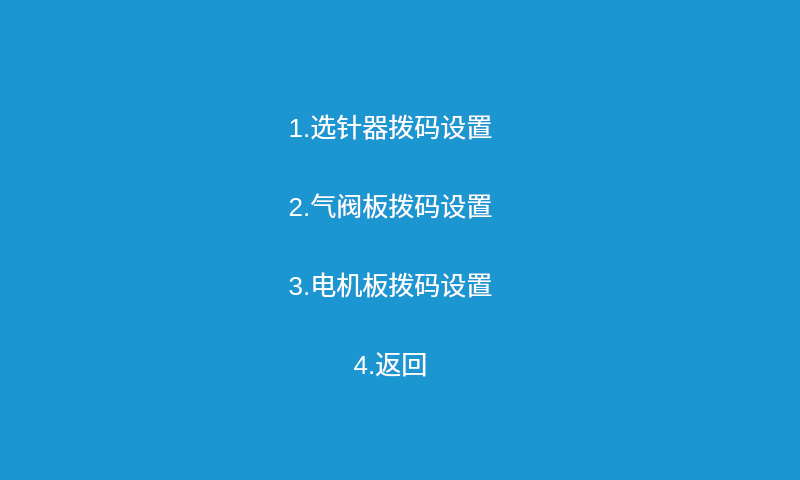
<?xml version="1.0" encoding="UTF-8"?>
<ui version="4.0">
 <class>CodesettingMain</class>
 <widget class="QDialog" name="CodesettingMain">
  <property name="geometry">
   <rect>
    <x>0</x>
    <y>0</y>
    <width>800</width>
    <height>480</height>
   </rect>
  </property>
  <property name="windowTitle">
   <string>Dialog</string>
  </property>
  <property name="styleSheet">
   <string notr="true">QWidget{
background-color: rgb(27, 150, 208);
}
QPushButton{
color:white;
border:noborder;
background-color:transparent;
font-size:26px;
}
QPushButton::pressed{
color:Red;
}</string>
  </property>
  <widget class="QWidget" name="layoutWidget">
   <property name="geometry">
    <rect>
     <x>230</x>
     <y>80</y>
     <width>321</width>
     <height>331</height>
    </rect>
   </property>
   <layout class="QVBoxLayout" name="verticalLayout">
    <item>
     <widget class="QPushButton" name="btn_selcode">
      <property name="minimumSize">
       <size>
        <width>0</width>
        <height>55</height>
       </size>
      </property>
      <property name="text">
       <string>1.选针器拨码设置</string>
      </property>
     </widget>
    </item>
    <item>
     <widget class="QPushButton" name="btn_valvecode">
      <property name="minimumSize">
       <size>
        <width>0</width>
        <height>55</height>
       </size>
      </property>
      <property name="text">
       <string>2.气阀板拨码设置</string>
      </property>
     </widget>
    </item>
    <item>
     <widget class="QPushButton" name="btn_motorcode">
      <property name="minimumSize">
       <size>
        <width>0</width>
        <height>55</height>
       </size>
      </property>
      <property name="text">
       <string>3.电机板拨码设置</string>
      </property>
     </widget>
    </item>
    <item>
     <widget class="QPushButton" name="btn_back">
      <property name="minimumSize">
       <size>
        <width>0</width>
        <height>55</height>
       </size>
      </property>
      <property name="text">
       <string>4.返回</string>
      </property>
     </widget>
    </item>
   </layout>
  </widget>
 </widget>
 <resources/>
 <connections/>
</ui>
